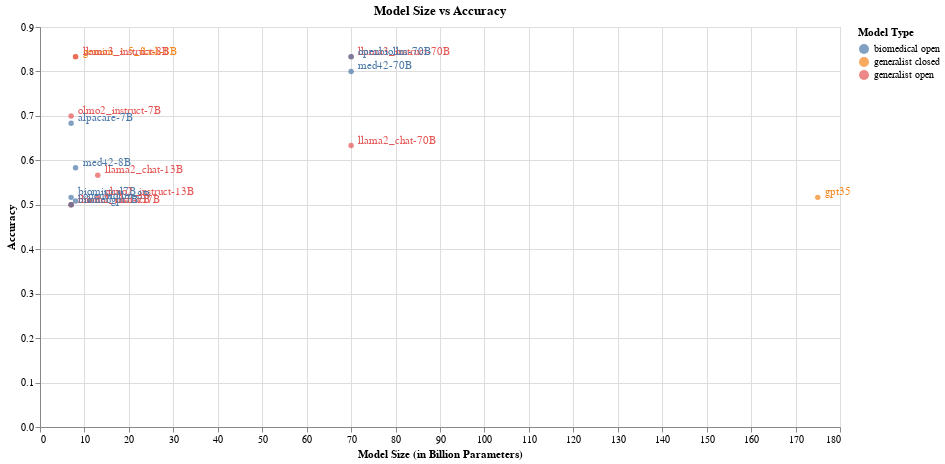

Notebook code cell kept with this figure:
### Code cell
# scatter plot of model size vs accuracy with model names as labels
scatter_plot = alt.Chart(detection_stats_df).mark_circle().encode(
    x=alt.X('model_size_in_b:Q', title='Model Size (in Billion Parameters)'),
    y=alt.Y('accuracy:Q', title='Accuracy'),
    color=alt.Color('model_type:N', title='Model Type')
).properties(
    title='Model Size vs Accuracy',
    width=800,  # Set the width to 800 pixels
    height=400  # Set the height to 400 pixels
)

text = scatter_plot.mark_text(
    align='left',
    baseline='middle',
    dx=7,  # Adjust the position of the text
    dy=-5,  # Adjust the vertical position of the text
).encode(
    text='model_name:N'
)

scatter_plot + text

### Figure 1 — Vega-Lite specification as saved in the notebook (floating-point values rounded to 4 significant figures)
{"config": {"view": {"continuousWidth": 300, "continuousHeight": 300}}, "layer": [{"mark": {"type": "circle"}, "encoding": {"color": {"field": "model_type", "title": "Model Type", "type": "nominal"}, "x": {"field": "model_size_in_b", "title": "Model Size (in Billion Parameters)", "type": "quantitative"}, "y": {"field": "accuracy", "title": "Accuracy", "type": "quantitative"}}, "title": "Model Size vs Accuracy"}, {"mark": {"type": "text", "align": "left", "baseline": "middle", "dx": 7, "dy": -5}, "encoding": {"color": {"field": "model_type", "title": "Model Type", "type": "nominal"}, "text": {"field": "model_name", "type": "nominal"}, "x": {"field": "model_size_in_b", "title": "Model Size (in Billion Parameters)", "type": "quantitative"}, "y": {"field": "accuracy", "title": "Accuracy", "type": "quantitative"}}, "title": "Model Size vs Accuracy"}], "data": {"name": "data-17c76e63d35cd08f1dfdf89a32beee6c"}, "height": 400, "width": 800, "$schema": "https://vega.github.io/schema/vega-lite/v5.8.0.json", "datasets": {"data-17c76e63d35cd08f1dfdf89a32beee6c": [{"accuracy": 0.7833, "precision": 0.7073, "recall": 0.9667, "f1": 0.8169, "model_name": "gpt4o", "model_type": "generalist closed", "model_size_in_b": null, "model_name_custom": "GPT4o", "model_size_bucket": "Unknown"}, {"accuracy": 0.85, "precision": 0.7838, "recall": 0.9667, "f1": 0.8657, "model_name": "gpt4o-mini", "model_type": "generalist closed", "model_size_in_b": null, "model_name_custom": "GPT4o Mini", "model_size_bucket": "Unknown"}, {"accuracy": 0.5167, "precision": 1.0, "recall": 0.03333, "f1": 0.06452, "model_name": "gpt35", "model_type": "generalist closed", "model_size_in_b": 175.0, "model_name_custom": "GPT3.5", "model_size_bucket": "100B+"}, {"accuracy": 0.7333, "precision": 0.6522, "recall": 1.0, "f1": 0.7895, "model_name": "gemini_1.5_flash", "model_type": "generalist closed", "model_size_in_b": null, "model_name_custom": "Gemini1.5 Flash", "model_size_bucket": "Unknown"}, {"accuracy": 0.8333, "precision": 0.7941, "recall": 0.9, "f1": 0.8438, "model_name": "gemini_1.5_flash-8B", "model_type": "generalist closed", "model_size_in_b": 8.0, "model_name_custom": "Gemini1.5 Flash 8B", "model_size_bucket": "0-10B"}, {"accuracy": 0.9667, "precision": 1.0, "recall": 0.9333, "f1": 0.9655, "model_name": "claude_3.5-sonnet", "model_type": "generalist closed", "model_size_in_b": null, "model_name_custom": "Claude3.5 Sonnet", "model_size_bucket": "Unknown"}, {"accuracy": 0.5667, "precision": 0.5357, "recall": 1.0, "f1": 0.6977, "model_name": "claude_3.5-haiku", "model_type": "generalist closed", "model_size_in_b": null, "model_name_custom": "Claude3.5 Haiku", "model_size_bucket": "Unknown"}, {"accuracy": 0.5167, "precision": 1.0, "recall": 0.03333, "f1": 0.06452, "model_name": "biomistral7B", "model_type": "biomedical open", "model_size_in_b": 7.0, "model_name_custom": "BioMistral 7B", "model_size_bucket": "0-10B"}, {"accuracy": 0.5667, "precision": 0.537, "recall": 0.9667, "f1": 0.6905, "model_name": "llama2_chat-13B", "model_type": "generalist open", "model_size_in_b": 13.0, "model_name_custom": "Llama2 Chat 13B", "model_size_bucket": "11-20B"}, {"accuracy": 0.6333, "precision": 0.58, "recall": 0.9667, "f1": 0.725, "model_name": "llama2_chat-70B", "model_type": "generalist open", "model_size_in_b": 70.0, "model_name_custom": "Llama2 Chat 70B", "model_size_bucket": "21-100B"}, {"accuracy": 0.8333, "precision": 1.0, "recall": 0.6667, "f1": 0.8, "model_name": "llama3_instruct-8B", "model_type": "generalist open", "model_size_in_b": 8.0, "model_name_custom": "Llama3 Instruct 8B", "model_size_bucket": "0-10B"}, {"accuracy": 0.8333, "precision": 1.0, "recall": 0.6667, "f1": 0.8, "model_name": "llama3_instruct-70B", "model_type": "generalist open", "model_size_in_b": 70.0, "model_name_custom": "Llama3 Instruct 70B", "model_size_bucket": "21-100B"}, {"accuracy": 0.5833, "precision": 1.0, "recall": 0.1667, "f1": 0.2857, "model_name": "med42-8B", "model_type": "biomedical open", "model_size_in_b": 8.0, "model_name_custom": "Med42 8B", "model_size_bucket": "0-10B"}, {"accuracy": 0.8, "precision": 0.9091, "recall": 0.6667, "f1": 0.7692, "model_name": "med42-70B", "model_type": "biomedical open", "model_size_in_b": 70.0, "model_name_custom": "Med42 70B", "model_size_bucket": "21-100B"}, {"accuracy": 0.7, "precision": 1.0, "recall": 0.4, "f1": 0.5714, "model_name": "olmo2_instruct-7B", "model_type": "generalist open", "model_size_in_b": 7.0, "model_name_custom": "Olmo2 Instruct 7B", "model_size_bucket": "0-10B"}, {"accuracy": 0.5167, "precision": 1.0, "recall": 0.03333, "f1": 0.06452, "model_name": "olmo2_instruct-13B", "model_type": "generalist open", "model_size_in_b": 13.0, "model_name_custom": "Olmo2 Instruct 13B", "model_size_bucket": "11-20B"}, {"accuracy": 0.5, "precision": 0.0, "recall": 0.0, "f1": 0.0, "model_name": "mistral_instruct7B", "model_type": "generalist open", "model_size_in_b": 7.0, "model_name_custom": "Mistral Instruct 7B", "model_size_bucket": "0-10B"}, {"accuracy": 0.5085, "precision": 0.5, "recall": 1.0, "f1": 0.6667, "model_name": "openbiollm-8B", "model_type": "biomedical open", "model_size_in_b": 8.0, "model_name_custom": "OpenBioLM 8B", "model_size_bucket": "0-10B"}, {"accuracy": 0.8333, "precision": 0.8571, "recall": 0.8, "f1": 0.8276, "model_name": "openbiollm-70B", "model_type": "biomedical open", "model_size_in_b": 70.0, "model_name_custom": "OpenBioLM 70B", "model_size_bucket": "21-100B"}, {"accuracy": 0.6833, "precision": 0.9231, "recall": 0.4, "f1": 0.5581, "model_name": "alpacare-7B", "model_type": "biomedical open", "model_size_in_b": 7.0, "model_name_custom": "AlpaCare 7B", "model_size_bucket": "0-10B"}, {"accuracy": 0.5, "precision": 0.5, "recall": 1.0, "f1": 0.6667, "model_name": "llama2_chat-7B", "model_type": "generalist open", "model_size_in_b": 7.0, "model_name_custom": "Llama2 Chat 7B", "model_size_bucket": "0-10B"}, {"accuracy": 0.5, "precision": 0.5, "recall": 0.9667, "f1": 0.6591, "model_name": "biomedgpt7B", "model_type": "biomedical open", "model_size_in_b": 7.0, "model_name_custom": "BioMedGPT 7B", "model_size_bucket": "0-10B"}]}}
